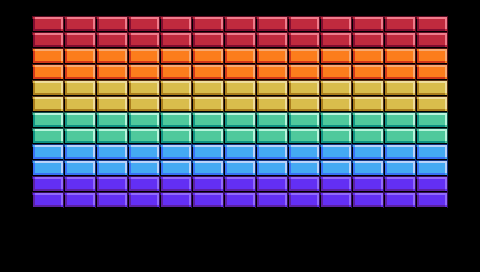

Rendered tile map (Tiled .tmx) drawn with the repository's tilesets; below, a short description and the full map source, tile grids included:
An orthogonal 15x17 tile map with 32x16 px tiles, 1 tile layer (Tiles).

<map version="1.10" tiledversion="1.11.2" orientation="orthogonal" renderorder="right-down" width="15" height="17" tilewidth="32" tileheight="16" infinite="0" nextlayerid="4" nextobjectid="3">
 <tileset firstgid="1" source="Block.tsx" />
 <layer id="1" name="Tiles" width="15" height="17">
  <data encoding="csv">
0,0,0,0,0,0,0,0,0,0,0,0,0,0,0,
0,1,1,1,1,1,1,1,1,1,1,1,1,1,0,
0,1,1,1,1,1,1,1,1,1,1,1,1,1,0,
0,56,56,56,56,56,56,56,56,56,56,56,56,56,0,
0,56,56,56,56,56,56,56,56,56,56,56,56,56,0,
0,45,45,45,45,45,45,45,45,45,45,45,45,45,0,
0,45,45,45,45,45,45,45,45,45,45,45,45,45,0,
0,12,12,12,12,12,12,12,12,12,12,12,12,12,0,
0,12,12,12,12,12,12,12,12,12,12,12,12,12,0,
0,23,23,23,23,23,23,23,23,23,23,23,23,23,0,
0,23,23,23,23,23,23,23,23,23,23,23,23,23,0,
0,34,34,34,34,34,34,34,34,34,34,34,34,34,0,
0,34,34,34,34,34,34,34,34,34,34,34,34,34,0,
0,0,0,0,0,0,0,0,0,0,0,0,0,0,0,
0,0,0,0,0,0,0,0,0,0,0,0,0,0,0,
0,0,0,0,0,0,0,0,0,0,0,0,0,0,0,
0,0,0,0,0,0,0,0,0,0,0,0,0,0,0
</data>
 </layer>
</map>